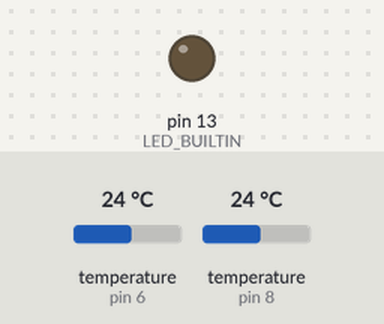
Recording of a sketch running on a simulated Arduino Uno, built with avr-gcc and run on an emulated ATmega328P. Parts: output pins drawn as LEDs (lit = HIGH). Dashed ring = blinking. Inputs (shaded band) come from the test bench; at power-on: temperature (sensors on pin 6, pin 8) 24 °C. Pins used as bus, display or sensor lines are not drawn.

Above: at 0.1 s.
At 39.7 s:
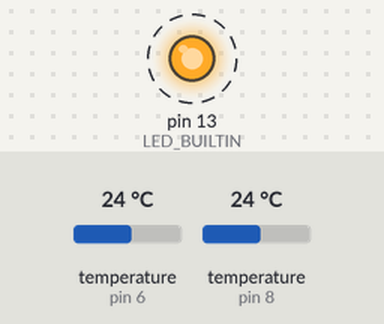
Timing chart, 0 to 40.0 s (numbered marks = the images above):
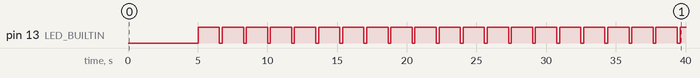

The sketch:

arduino_ap3-temp.ino
```cpp
// Temperature sensor part//////
#include <OneWire.h>
#include <DallasTemperature.h>

#define ONE_WIRE_BUS_1 6
#define ONE_WIRE_BUS_2 8

OneWire oneWire_in(ONE_WIRE_BUS_1);
OneWire oneWire_out(ONE_WIRE_BUS_2);

DallasTemperature sensor_inhouse(&oneWire_in);
DallasTemperature sensor_outhouse(&oneWire_out);
// End Temperature part///////

// AP3 part///////////
#include <SoftwareSerial.h>

#define SSerialRX        4  //Serial Receive pin
#define SSerialTX        5  //Serial Transmit pin
#define SSerialTxControl 3   //RS485 Direction control

SoftwareSerial mySerial(SSerialRX, SSerialTX); // RX, TX
// End AP3 part//////////


void setup() {
  // Temperature sensor part//////
  //Serial.begin(9600);
  sensor_inhouse.begin();
  sensor_outhouse.begin();

  // AP3 part///////////
  mySerial.begin(9600);      // open the serial port at 9600 bps:
  pinMode(LED_BUILTIN, OUTPUT);
  pinMode(SSerialTxControl, OUTPUT);
  digitalWrite(SSerialTxControl, LOW);  // Init Transceiver

  //testing part////


}

void loop() {
  delay(5000);
  int var = 0;
  int t1 = 0;
  int t2 = 0;
  float Tins = 0.0;
  float Touts = 0.0;
  float Tinmin = 100.0;
  float Toutmin = 100.0;
  float Tinmax = 0.0;
  float Toutmax = 0.0;
  String m1= "000000000";
  String m2= "000000000";

  //Test serial communication
  //Serial.println("Done...");

  while(var < 60){
    digitalWrite(LED_BUILTIN, HIGH);
    // do something repetitive 200 times
    // Requesting temperatures...
    sensor_inhouse.requestTemperatures();
    sensor_outhouse.requestTemperatures();
    float Tin = sensor_inhouse.getTempCByIndex(0)+30.0;
    float Tout = sensor_outhouse.getTempCByIndex(0)+30.0;

    //Serial.println(var);

    if (0 < Tin && Tin < 100){
      Tins += Tin;
      //Serial.print("t1");
      //Serial.print(": ");
      //Serial.println(Tin);
      Tinmin = min(Tinmin,Tin);
      Tinmax = max(Tinmax,Tin);
      t1++;
    }
    if (0 < Tout && Tout < 100){
      Touts += Tout;
      //Serial.print("t2");
      //Serial.print(": ");
      //Serial.println(Tout);
      Toutmin = min(Toutmin,Tout);
      Toutmax = max(Toutmax,Tout);
      t2++;
    }

    var++;
    digitalWrite(LED_BUILTIN, LOW);
    delay(200);
  }
  // Create message
  if (t1 > 0){
    m1 = String(int((Tins/t1)*10));
    m1 = m1 + String(int(Tinmin*10));
    m1 = m1 + String(int(Tinmax*10));
  }

  if (t2 > 0){
    m2 = String(int((Touts/t2)*10));
    m2 = m2 + String(int(Toutmin*10));
    m2 = m2 + String(int(Toutmax*10));
  }

  String mes = String(m1+m2);

  //Serial.println(mes);

  // Satellite transfer
  ap3transmes(mes);
  //digitalWrite(LED_BUILTIN, LOW);
  delay(600000);

}

void ap3transmes(String message) {

  //char ms = message;
  digitalWrite(LED_BUILTIN, HIGH);   // turn the LED on (HIGH is the voltage level)
  delay(1000);                       // wait for a second
  digitalWrite(LED_BUILTIN, LOW);
  delay(500);

  digitalWrite(SSerialTxControl, HIGH);  // Enable RS485 Transmit
  delay(500);

  digitalWrite(LED_BUILTIN, HIGH);   // turn the LED on (HIGH is the voltage level)
  mySerial.print("\n");
  delay(500);                       // wait for a second
  digitalWrite(LED_BUILTIN, LOW);
  delay(1000);


  digitalWrite(LED_BUILTIN, HIGH);   // turn the LED on (HIGH is the voltage level)
  mySerial.print("\n");
  delay(500);                       // wait for a second
  digitalWrite(LED_BUILTIN, LOW);
  delay(1000);

  digitalWrite(LED_BUILTIN, HIGH);   // turn the LED on (HIGH is the voltage level)
  //mySerial.write("!!!sudo:o00200000>>");
  String mess = String("ylb"+message);
  mySerial.print(mess);
  mySerial.print("\n");
  delay(5000);                       // wait for a second

  digitalWrite(SSerialTxControl, LOW);  // Disable RS485 Transmit

  //Serial.end()
  digitalWrite(LED_BUILTIN, LOW);
  //delay(600000);
}
```

Measured:
- by itself, pin 13 (LED_BUILTIN): LOW → HIGH at 5.0 s, → LOW 1.5 s later, → HIGH 0.20 s later, → LOW 1.5 s later, … (41 changes in this stretch)
